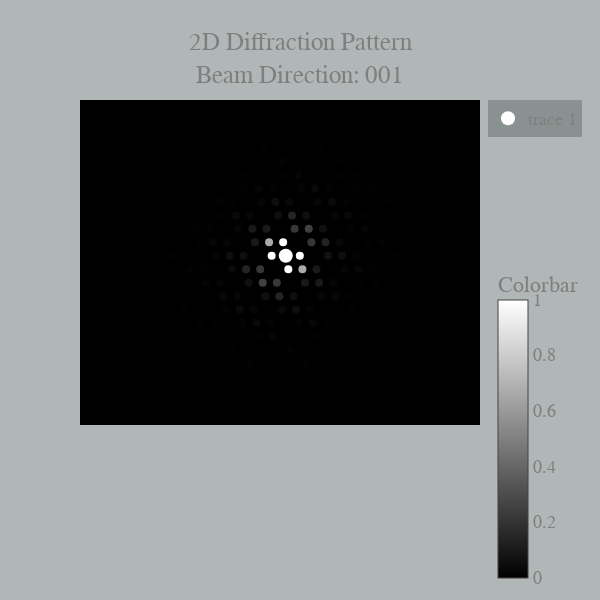

Notebook code for this chart:
### Code cell
TEM_calc.show_plot_2d(structure)

### Figure 1 — Plotly figure (JSON) as saved in the notebook; plotly's stock layout.template omitted (floating-point values rounded to 4 significant figures; data arrays with more than 128 entries replaced by an {"elided": "..."} marker saying what was removed)
{"data": [{"hoverinfo": "text", "marker": {"cmax": 1, "cmin": 0, "color": {"elided": "483 float values"}, "colorbar": {"title": {"text": "Colorbar"}, "yanchor": "top"}, "colorscale": [[0, "black"], [1, "white"]], "size": 8}, "mode": "markers", "showlegend": false, "text": {"elided": "483 str values"}, "type": "scatter", "uid": "c258e73b-fd55-472f-9bae-0d91addd37d3", "x": {"elided": "483 float values"}, "y": {"elided": "483 float values"}}, {"hoverinfo": "text", "marker": {"cmax": 1, "cmin": 0, "color": "white", "size": 14}, "mode": "markers", "text": "(0, 0, 0): Direct beam", "type": "scatter", "uid": "f0551519-c717-4964-a042-056c3b34ea1a", "x": [0], "y": [0]}], "layout": {"font": {"color": "#7f7f7f", "family": "Comic Sans, monospace", "size": 18}, "height": 600, "hovermode": "closest", "paper_bgcolor": "rgba(100,110,110,0.5)", "plot_bgcolor": "black", "title": {"text": "2D Diffraction Pattern<br>Beam Direction: 001"}, "width": 600, "xaxis": {"autorange": true, "showgrid": false, "showline": false, "showticklabels": false, "ticks": "", "zeroline": false}, "yaxis": {"autorange": true, "showgrid": false, "showline": false, "showticklabels": false, "ticks": "", "zeroline": false}}}
